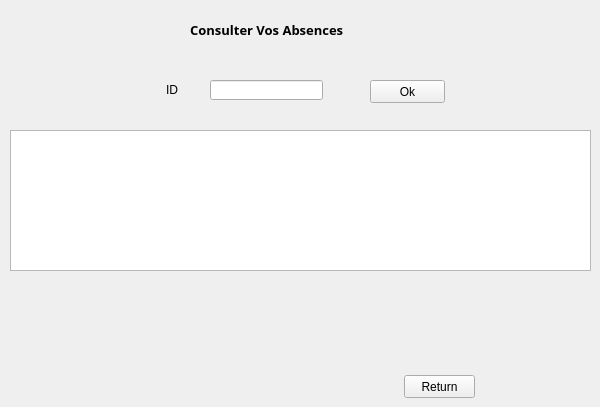
   <widget class="QWidget" name="page_49">
    <widget class="QTableView" name="tableView_34">
     <property name="geometry">
      <rect>
       <x>10</x>
       <y>130</y>
       <width>581</width>
       <height>141</height>
      </rect>
     </property>
    </widget>
    <widget class="QPushButton" name="pushButton_165">
     <property name="geometry">
      <rect>
       <x>404</x>
       <y>375</y>
       <width>71</width>
       <height>23</height>
      </rect>
     </property>
     <property name="text">
      <string>Return</string>
     </property>
    </widget>
    <widget class="QLineEdit" name="lineEdit_107">
     <property name="geometry">
      <rect>
       <x>210</x>
       <y>80</y>
       <width>113</width>
       <height>20</height>
      </rect>
     </property>
    </widget>
    <widget class="QPushButton" name="pushButton_475">
     <property name="geometry">
      <rect>
       <x>370</x>
       <y>80</y>
       <width>75</width>
       <height>23</height>
      </rect>
     </property>
     <property name="text">
      <string>Ok</string>
     </property>
    </widget>
    <widget class="QLabel" name="label_426">
     <property name="geometry">
      <rect>
       <x>180</x>
       <y>20</y>
       <width>191</width>
       <height>20</height>
      </rect>
     </property>
     <property name="font">
      <font>
       <family>Arial Black</family>
       <pointsize>10</pointsize>
       <weight>75</weight>
       <bold>true</bold>
      </font>
     </property>
     <property name="text">
      <string>   Consulter Vos Absences</string>
     </property>
    </widget>
    <widget class="QLabel" name="label_427">
     <property name="geometry">
      <rect>
       <x>166</x>
       <y>80</y>
       <width>20</width>
       <height>20</height>
      </rect>
     </property>
     <property name="text">
      <string>ID</string>
     </property>
    </widget>
   </widget>
